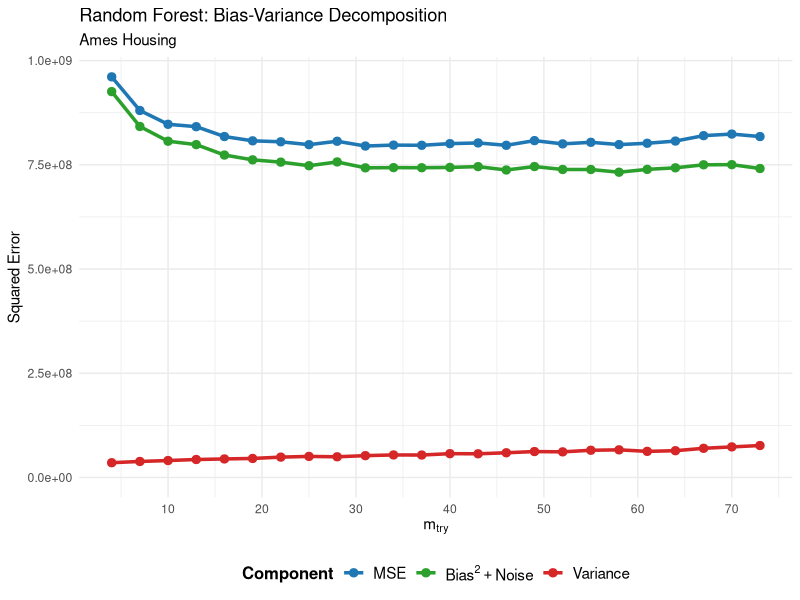
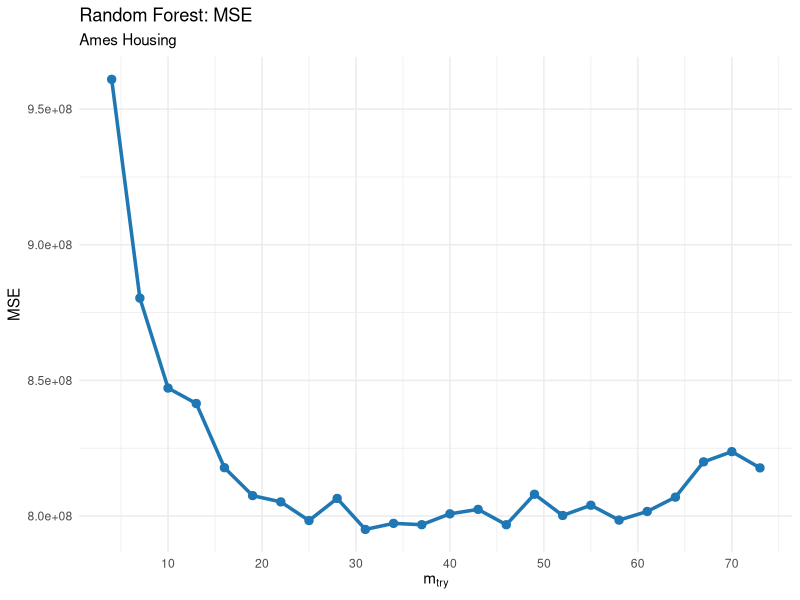

Source code (R) for these figures, in order:
library(ggplot2)
library(dplyr)
library(tidyr)

# Pre-computed random forest results
rf_results <- data.frame(
  m_try = c(4, 7, 10, 13, 16, 19, 22, 25, 28, 31, 34, 37, 40, 43, 46, 49, 52, 55, 58, 61, 64, 67, 70, 73),
  Bias2_Noise = c(925572493, 841946102, 806565660, 798408811, 773406776, 761938277, 756403174, 747846505, 756884408, 742715192, 743249268, 742995812, 743708547, 745649402, 737546495, 745854206, 738785106, 738733793, 732234114, 739052001, 742772533, 750030945, 750382045, 741126828),
  Variance = c(35396285, 38383793, 40603914, 43076082, 44411793, 45592856, 48805438, 50488895, 49596423, 52345294, 54046764, 53809033, 57100665, 56801658, 59247993, 62170665, 61419149, 65248739, 66265339, 62630307, 64182586, 69940213, 73352557, 76621932),
  MSE = c(960968777, 880329895, 847169575, 841484893, 817818569, 807531133, 805208612, 798335400, 806480831, 795060486, 797296031, 796804844, 800809212, 802451060, 796794488, 808024871, 800204255, 803982532, 798499454, 801682308, 806955119, 819971158, 823734602, 817748760)
)

# Reshape data for plotting
plot_data <- rf_results %>%
  select(m_try, MSE, Bias2_Noise, Variance) %>%
  pivot_longer(cols = c(MSE, Bias2_Noise, Variance),
               names_to = "Component",
               values_to = "Error")

# Set legend order
plot_data$Component <- factor(plot_data$Component, 
                              levels = c("MSE", "Bias2_Noise", "Variance"))

# Create plot
p <- ggplot(plot_data, aes(x = m_try, y = Error, color = Component, group = Component)) +
  geom_line(size = 1.2) +
  geom_point(size = 2.5) +
  scale_x_continuous(breaks = seq(0, 80, by = 10)) +
  scale_y_continuous(limits = c(0, NA)) +
  scale_color_manual(
    name = "Component",
    values = c("MSE" = "#1f77b4", "Bias2_Noise" = "#2ca02c", "Variance" = "#d62728"),
    labels = c(
      "MSE" = "MSE",
      "Bias2_Noise" = expression(Bias^2 + Noise),
      "Variance" = "Variance"
    )
  ) +
  labs(
    title = "Random Forest: Bias-Variance Decomposition",
    subtitle = "Ames Housing",
    x = expression(m[try]),
    y = "Squared Error"
  ) +
  theme_minimal() +
  theme(
    legend.position = "bottom",
    legend.text = element_text(size = 11),
    legend.title = element_text(size = 12, face = "bold")
  )

# Display plot
print(p)

# MSE curve
p_mse <- ggplot(rf_results, aes(x = m_try, y = MSE)) +
  geom_line(size = 1.2, color = "#1f77b4") +
  geom_point(size = 2.5, color = "#1f77b4") +
  scale_x_continuous(breaks = seq(0, 80, by = 10)) +
  labs(
    title = "Random Forest: MSE",
    subtitle = "Ames Housing",
    x = expression(m[try]),
    y = "MSE"
  ) +
  theme_minimal()

print(p_mse)
